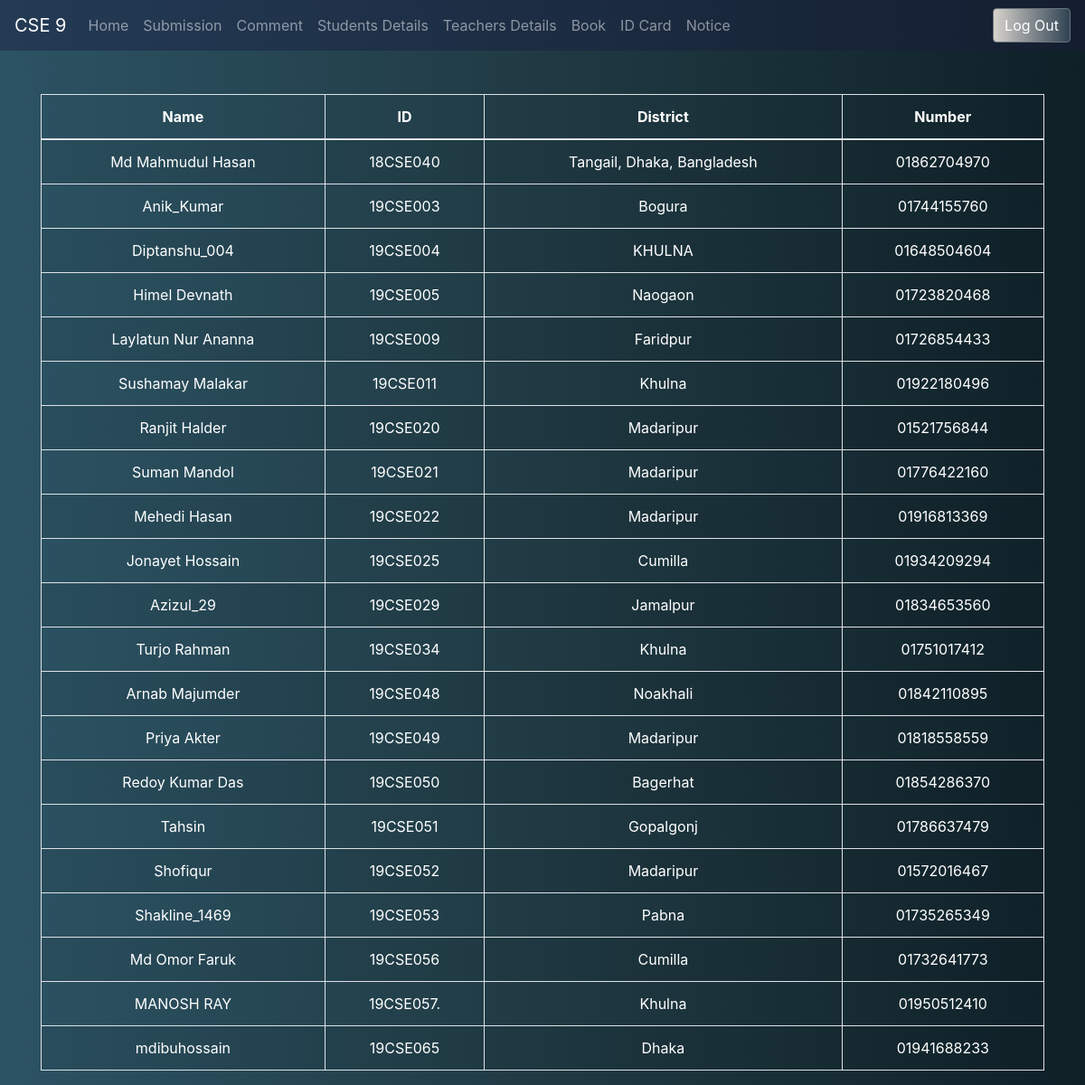
The app's page /allstudent.php (signed in) with its own data.
### tables this page shows
CREATE TABLE `student` (
  `id` int(11) NOT NULL AUTO_INCREMENT,
  `username` varchar(255) NOT NULL,
  `roll` varchar(255) NOT NULL,
  `image` varchar(255) NOT NULL,
  `number` int(255) NOT NULL,
  `dis` varchar(255) NOT NULL,
  PRIMARY KEY (`id`)
);

### lib/Database.php (called while the page is built, shortened)
<?php
Class Database{
	public $host   = DB_HOST;
	public $user   = DB_USER;
	public $pass   = DB_PASS;
	public $dbname = DB_NAME;
	public $link;
	private function connectDB(){
	$this->link = new mysqli($this->host, $this->user, $this->pass, $this->dbname);
 }
	public function select($query){
		$result = $this->link->query($query) or die($this->link->error.__LINE__);
		if($result->num_rows > 0){
			return $result;
		} else {
			return false;
		}
	}
}

### allstudent.php (the view)
<?php include "inc/header.php"; ?>
<br><br>
<div class="span7 container text-white">
    <div class="widget stacked widget-table action-table">
        <div class="widget-content">
            <table class="table table-striped table-bordered text-white">
                <thead>
                    <tr class=" align-items-center " style="text-align:center;">
                        <th>Name</th>
                        <th>ID</th>
                        <th>District</th>
                        <th>Number</th>
                    </tr>
                </thead>
                <tbody>
                    <?php
                    $quarry = "SELECT * FROM student ORDER BY roll ASC";
                    $show = $db->select($quarry);
                    if ($show) {
                        while ($result = $show->fetch_assoc()) {
                    ?>
                            <tr class=" align-items-center " style="text-align:center;">
                                <td ><?php echo $result["username"]; ?></td>
                                <td style="word-break: break-word;"><?php echo $result["roll"]; ?></td>
                                <td><?php echo $result["dis"]; ?></td>
                                <td style="word-break: break-word;">0<?php echo $result["number"]; ?></td>
                            </tr>
                    <?php
                        }
                    }
                    ?>
                </tbody>
            </table>
        </div>
    </div>
</div>
</body>
</html>

### records on screen
student: username "Md Mahmudul Hasan", roll "18CSE040", dis "Tangail, Dhaka, Bangladesh", number "1862704970"
student: username "Anik_Kumar", roll "19CSE003", dis "Bogura", number "1744155760"
student: username "Diptanshu_004", roll "19CSE004", dis "KHULNA", number "1648504604"
student: username "Himel Devnath", roll "19CSE005", dis "Naogaon", number "1723820468"
student: username "Laylatun Nur Ananna", roll "19CSE009", dis "Faridpur", number "1726854433"
student: username "Sushamay Malakar", roll "19CSE011", dis "Khulna", number "1922180496"
student: username "Ranjit Halder", roll "19CSE020", dis "Madaripur", number "1521756844"
student: username "Suman Mandol", roll "19CSE021", dis "Madaripur", number "1776422160"
student: username "Mehedi Hasan", roll "19CSE022", dis "Madaripur", number "1916813369"
student: username "Jonayet Hossain", roll "19CSE025", dis "Cumilla", number "1934209294"
student: username "Azizul_29", roll "19CSE029", dis "Jamalpur", number "1834653560"
student: username "Turjo Rahman", roll "19CSE034", dis "Khulna", number "1751017412"
student: username "Arnab Majumder", roll "19CSE048", dis "Noakhali", number "1842110895"
student: username "Priya Akter", roll "19CSE049", dis "Madaripur", number "1818558559"
student: username "Redoy Kumar Das", roll "19CSE050", dis "Bagerhat", number "1854286370"
student: username "Tahsin", roll "19CSE051", dis "Gopalgonj", number "1786637479"
student: username "Shofiqur", roll "19CSE052", dis "Madaripur", number "1572016467"
student: username "Shakline_1469", roll "19CSE053", dis "Pabna", number "1735265349"
student: username "Md Omor Faruk", roll "19CSE056", dis "Cumilla", number "1732641773"
student: username "MANOSH RAY", roll "19CSE057.", dis "Khulna", number "1950512410"
student: username "mdibuhossain", roll "19CSE065", dis "Dhaka", number "1941688233"
